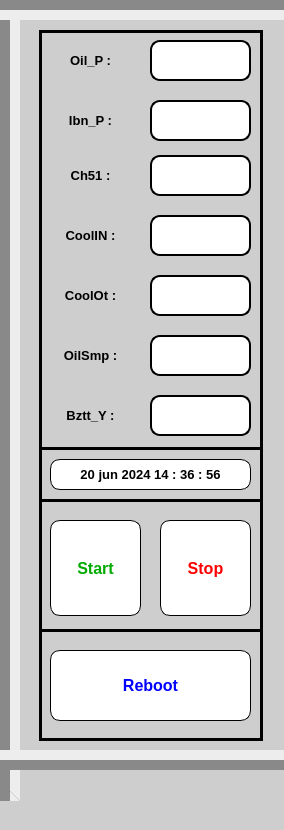
     <widget class="QWidget" name="widget" native="true">
      <property name="minimumSize">
       <size>
        <width>284</width>
        <height>604</height>
       </size>
      </property>
      <property name="maximumSize">
       <size>
        <width>284</width>
        <height>16777215</height>
       </size>
      </property>
      <property name="font">
       <font>
        <family>Arial</family>
        <pointsize>18</pointsize>
        <weight>75</weight>
        <bold>true</bold>
       </font>
      </property>
      <property name="styleSheet">
       <string notr="true">background-color: rgb(206, 206, 206);</string>
      </property>
      <widget class="Line" name="line_2">
       <property name="geometry">
        <rect>
         <x>-20</x>
         <y>0</y>
         <width>331</width>
         <height>20</height>
        </rect>
       </property>
       <property name="styleSheet">
        <string notr="true"/>
       </property>
       <property name="lineWidth">
        <number>10</number>
       </property>
       <property name="orientation">
        <enum>Qt::Horizontal</enum>
       </property>
      </widget>
      <widget class="Line" name="line_4">
       <property name="geometry">
        <rect>
         <x>0</x>
         <y>-20</y>
         <width>20</width>
         <height>821</height>
        </rect>
       </property>
       <property name="frameShadow">
        <enum>QFrame::Sunken</enum>
       </property>
       <property name="lineWidth">
        <number>10</number>
       </property>
       <property name="orientation">
        <enum>Qt::Vertical</enum>
       </property>
      </widget>
      <widget class="Line" name="line_11">
       <property name="geometry">
        <rect>
         <x>-20</x>
         <y>750</y>
         <width>331</width>
         <height>20</height>
        </rect>
       </property>
       <property name="styleSheet">
        <string notr="true"/>
       </property>
       <property name="frameShadow">
        <enum>QFrame::Raised</enum>
       </property>
       <property name="lineWidth">
        <number>10</number>
       </property>
       <property name="orientation">
        <enum>Qt::Horizontal</enum>
       </property>
      </widget>
      <widget class="QLineEdit" name="lineEdit">
       <property name="geometry">
        <rect>
         <x>150</x>
         <y>40</y>
         <width>101</width>
         <height>41</height>
        </rect>
       </property>
       <property name="font">
        <font>
         <family>Arial</family>
         <pointsize>18</pointsize>
         <weight>75</weight>
         <bold>true</bold>
        </font>
       </property>
       <property name="styleSheet">
        <string notr="true">#lineEdit{
background-color: rgb(255, 255, 255);
border: 2px solid black;
border-radius:10px;
}
#lineEdit:hover{
border: 2px solid white;
}</string>
       </property>
       <property name="alignment">
        <set>Qt::AlignCenter</set>
       </property>
      </widget>
      <widget class="QLabel" name="label_20">
       <property name="geometry">
        <rect>
         <x>50</x>
         <y>45</y>
         <width>81</width>
         <height>31</height>
        </rect>
       </property>
       <property name="maximumSize">
        <size>
         <width>16777215</width>
         <height>40</height>
        </size>
       </property>
       <property name="font">
        <font>
         <family>Arial</family>
         <pointsize>10</pointsize>
         <weight>75</weight>
         <bold>true</bold>
        </font>
       </property>
       <property name="styleSheet">
        <string notr="true">color: rgb(0, 0, 0);


</string>
       </property>
       <property name="text">
        <string>Oil_P :</string>
       </property>
       <property name="alignment">
        <set>Qt::AlignCenter</set>
       </property>
      </widget>
      <widget class="QLineEdit" name="lineEdit_2">
       <property name="geometry">
        <rect>
         <x>150</x>
         <y>100</y>
         <width>101</width>
         <height>41</height>
        </rect>
       </property>
       <property name="font">
        <font>
         <family>Arial</family>
         <pointsize>18</pointsize>
         <weight>75</weight>
         <bold>true</bold>
        </font>
       </property>
       <property name="styleSheet">
        <string notr="true">#lineEdit_2{
background-color: rgb(255, 255, 255);
border: 2px solid black;
border-radius:10px;
}
#lineEdit_2:hover{
border: 2px solid white;
}</string>
       </property>
       <property name="alignment">
        <set>Qt::AlignCenter</set>
       </property>
      </widget>
      <widget class="QLabel" name="label_21">
       <property name="geometry">
        <rect>
         <x>50</x>
         <y>105</y>
         <width>81</width>
         <height>31</height>
        </rect>
       </property>
       <property name="maximumSize">
        <size>
         <width>16777215</width>
         <height>40</height>
        </size>
       </property>
       <property name="font">
        <font>
         <family>Arial</family>
         <pointsize>10</pointsize>
         <weight>75</weight>
         <bold>true</bold>
        </font>
       </property>
       <property name="styleSheet">
        <string notr="true">color: rgb(0, 0, 0);


</string>
       </property>
       <property name="text">
        <string>Ibn_P :</string>
       </property>
       <property name="alignment">
        <set>Qt::AlignCenter</set>
       </property>
      </widget>
      <widget class="QLabel" name="label_22">
       <property name="geometry">
        <rect>
         <x>50</x>
         <y>160</y>
         <width>81</width>
         <height>31</height>
        </rect>
       </property>
       <property name="maximumSize">
        <size>
         <width>16777215</width>
         <height>40</height>
        </size>
       </property>
       <property name="font">
        <font>
         <family>Arial</family>
         <pointsize>10</pointsize>
         <weight>75</weight>
         <bold>true</bold>
        </font>
       </property>
       <property name="styleSheet">
        <string notr="true">color: rgb(0, 0, 0);


</string>
       </property>
       <property name="text">
        <string>Ch51 :</string>
       </property>
       <property name="alignment">
        <set>Qt::AlignCenter</set>
       </property>
      </widget>
      <widget class="QLineEdit" name="lineEdit_3">
       <property name="geometry">
        <rect>
         <x>150</x>
         <y>155</y>
         <width>101</width>
         <height>41</height>
        </rect>
       </property>
       <property name="font">
        <font>
         <family>Arial</family>
         <pointsize>18</pointsize>
         <weight>75</weight>
         <bold>true</bold>
        </font>
       </property>
       <property name="styleSheet">
        <string notr="true">#lineEdit_3{
background-color: rgb(255, 255, 255);
border: 2px solid black;
border-radius:10px;
}
#lineEdit_3:hover{
border: 2px solid white;
}</string>
       </property>
       <property name="alignment">
        <set>Qt::AlignCenter</set>
       </property>
      </widget>
      <widget class="QLabel" name="label_30">
       <property name="geometry">
        <rect>
         <x>50</x>
         <y>220</y>
         <width>81</width>
         <height>31</height>
        </rect>
       </property>
       <property name="maximumSize">
        <size>
         <width>16777215</width>
         <height>40</height>
        </size>
       </property>
       <property name="font">
        <font>
         <family>Arial</family>
         <pointsize>10</pointsize>
         <weight>75</weight>
         <bold>true</bold>
        </font>
       </property>
       <property name="styleSheet">
        <string notr="true">color: rgb(0, 0, 0);


</string>
       </property>
       <property name="text">
        <string>CoolIN :</string>
       </property>
       <property name="alignment">
        <set>Qt::AlignCenter</set>
       </property>
      </widget>
      <widget class="QLineEdit" name="lineEdit_4">
       <property name="geometry">
        <rect>
         <x>150</x>
         <y>215</y>
         <width>101</width>
         <height>41</height>
        </rect>
       </property>
       <property name="font">
        <font>
         <family>Arial</family>
         <pointsize>18</pointsize>
         <weight>75</weight>
         <bold>true</bold>
        </font>
       </property>
       <property name="styleSheet">
        <string notr="true">#lineEdit_4{
	background-color: rgb(255, 255, 255);
border: 2px solid black;
border-radius:10px;
}
#lineEdit_4:hover{
border: 2px solid white;
}</string>
       </property>
       <property name="alignment">
        <set>Qt::AlignCenter</set>
       </property>
      </widget>
      <widget class="QLabel" name="label_31">
       <property name="geometry">
        <rect>
         <x>50</x>
         <y>280</y>
         <width>81</width>
         <height>31</height>
        </rect>
       </property>
       <property name="maximumSize">
        <size>
         <width>16777215</width>
         <height>40</height>
        </size>
       </property>
       <property name="font">
        <font>
         <family>Arial</family>
         <pointsize>10</pointsize>
         <weight>75</weight>
         <bold>true</bold>
        </font>
       </property>
       <property name="styleSheet">
        <string notr="true">color: rgb(0, 0, 0);


</string>
       </property>
       <property name="text">
        <string>CoolOt :</string>
       </property>
       <property name="alignment">
        <set>Qt::AlignCenter</set>
       </property>
      </widget>
      <widget class="QLineEdit" name="lineEdit_5">
       <property name="geometry">
        <rect>
         <x>150</x>
         <y>275</y>
         <width>101</width>
         <height>41</height>
        </rect>
       </property>
       <property name="font">
        <font>
         <family>Arial</family>
         <pointsize>18</pointsize>
         <weight>75</weight>
         <bold>true</bold>
        </font>
       </property>
       <property name="styleSheet">
        <string notr="true">#lineEdit_5{
background-color: rgb(255, 255, 255);
border: 2px solid black;
border-radius:10px;
}
#lineEdit_5:hover{
border: 2px solid white;
}</string>
       </property>
       <property name="alignment">
        <set>Qt::AlignCenter</set>
       </property>
      </widget>
      <widget class="QLabel" name="label_32">
       <property name="geometry">
        <rect>
         <x>50</x>
         <y>340</y>
         <width>81</width>
         <height>31</height>
        </rect>
       </property>
       <property name="maximumSize">
        <size>
         <width>16777215</width>
         <height>40</height>
        </size>
       </property>
       <property name="font">
        <font>
         <family>Arial</family>
         <pointsize>10</pointsize>
         <weight>75</weight>
         <bold>true</bold>
        </font>
       </property>
       <property name="styleSheet">
        <string notr="true">color: rgb(0, 0, 0);


</string>
       </property>
       <property name="text">
        <string>OilSmp :</string>
       </property>
       <property name="alignment">
        <set>Qt::AlignCenter</set>
       </property>
      </widget>
      <widget class="QLineEdit" name="lineEdit_6">
       <property name="geometry">
        <rect>
         <x>150</x>
         <y>335</y>
         <width>101</width>
         <height>41</height>
        </rect>
       </property>
       <property name="font">
        <font>
         <family>Arial</family>
         <pointsize>18</pointsize>
         <weight>75</weight>
         <bold>true</bold>
        </font>
       </property>
       <property name="styleSheet">
        <string notr="true">#lineEdit_6{
background-color: rgb(255, 255, 255);
border: 2px solid black;
border-radius:10px;
}
#lineEdit_6:hover{
border: 2px solid white;
}</string>
       </property>
       <property name="alignment">
        <set>Qt::AlignCenter</set>
       </property>
      </widget>
      <widget class="QLabel" name="label_33">
       <property name="geometry">
        <rect>
         <x>50</x>
         <y>400</y>
         <width>81</width>
         <height>31</height>
        </rect>
       </property>
       <property name="maximumSize">
        <size>
         <width>16777215</width>
         <height>40</height>
        </size>
       </property>
       <property name="font">
        <font>
         <family>Arial</family>
         <pointsize>10</pointsize>
         <weight>75</weight>
         <bold>true</bold>
        </font>
       </property>
       <property name="styleSheet">
        <string notr="true">color: rgb(0, 0, 0);


</string>
       </property>
       <property name="text">
        <string>Bztt_Y :</string>
       </property>
       <property name="alignment">
        <set>Qt::AlignCenter</set>
       </property>
      </widget>
      <widget class="QLineEdit" name="lineEdit_8">
       <property name="geometry">
        <rect>
         <x>150</x>
         <y>395</y>
         <width>101</width>
         <height>41</height>
        </rect>
       </property>
       <property name="font">
        <font>
         <family>Arial</family>
         <pointsize>18</pointsize>
         <weight>75</weight>
         <bold>true</bold>
        </font>
       </property>
       <property name="styleSheet">
        <string notr="true">#lineEdit_8{
background-color: rgb(255, 255, 255);
border: 2px solid black;
border-radius:10px;
}
#lineEdit_8:hover{
border: 2px solid white;
}</string>
       </property>
       <property name="alignment">
        <set>Qt::AlignCenter</set>
       </property>
      </widget>
      <widget class="QPushButton" name="pushButton_6">
       <property name="geometry">
        <rect>
         <x>50</x>
         <y>650</y>
         <width>201</width>
         <height>71</height>
        </rect>
       </property>
       <property name="font">
        <font>
         <family>Arial</family>
         <pointsize>12</pointsize>
         <weight>75</weight>
         <bold>true</bold>
        </font>
       </property>
       <property name="cursor">
        <cursorShape>PointingHandCursor</cursorShape>
       </property>
       <property name="styleSheet">
        <string notr="true">#pushButton_6{
color: rgb(0, 0, 255);
border-radius:10px;
background-color: rgb(255, 255, 255);
border: 1px solid black;
}
#pushButton_6:hover{
padding-left:5px;
border:1px solid blue;
}
#pushButton_6:pressed{
padding-bottom:5px;
}</string>
       </property>
       <property name="text">
        <string>Reboot</string>
       </property>
      </widget>
      <widget class="QPushButton" name="pushButton_7">
       <property name="geometry">
        <rect>
         <x>50</x>
         <y>520</y>
         <width>91</width>
         <height>96</height>
        </rect>
       </property>
       <property name="font">
        <font>
         <family>Arial</family>
         <pointsize>12</pointsize>
         <weight>75</weight>
         <bold>true</bold>
        </font>
       </property>
       <property name="cursor">
        <cursorShape>PointingHandCursor</cursorShape>
       </property>
       <property name="styleSheet">
        <string notr="true">#pushButton_7{
color: rgb(0, 170, 0);
border-radius:10px;
background-color: rgb(255, 255, 255);
border: 1px solid black;
}
#pushButton_7:hover{
padding-left:5px;
border:1px solid green;
}
#pushButton_7:pressed{
padding-bottom:5px;
}</string>
       </property>
       <property name="text">
        <string>Start</string>
       </property>
      </widget>
      <widget class="QPushButton" name="pushButton_8">
       <property name="geometry">
        <rect>
         <x>160</x>
         <y>520</y>
         <width>91</width>
         <height>96</height>
        </rect>
       </property>
       <property name="font">
        <font>
         <family>Arial</family>
         <pointsize>12</pointsize>
         <weight>75</weight>
         <bold>true</bold>
        </font>
       </property>
       <property name="cursor">
        <cursorShape>PointingHandCursor</cursorShape>
       </property>
       <property name="styleSheet">
        <string notr="true">#pushButton_8{
color: rgb(255, 0, 0);
border-radius:10px;
background-color: rgb(255, 255, 255);
border: 1px solid black;
}
#pushButton_8:hover{
padding-left:5px;
border:1px solid red;
}
#pushButton_8:pressed{
padding-bottom:5px;
}</string>
       </property>
       <property name="text">
        <string>Stop</string>
       </property>
      </widget>
      <widget class="QLabel" name="label_60">
       <property name="geometry">
        <rect>
         <x>50</x>
         <y>459</y>
         <width>201</width>
         <height>31</height>
        </rect>
       </property>
       <property name="font">
        <font>
         <family>Arial</family>
         <pointsize>10</pointsize>
         <weight>75</weight>
         <italic>false</italic>
         <bold>true</bold>
        </font>
       </property>
       <property name="cursor">
        <cursorShape>WhatsThisCursor</cursorShape>
       </property>
       <property name="styleSheet">
        <string notr="true"> border:None; border-radius: 10px; 
background-color: rgb(255, 255, 255);
color: rgb(0, 0, 0);
border: 1px solid black;</string>
       </property>
       <property name="text">
        <string>20 jun 2024 14 : 36 : 56</string>
       </property>
       <property name="alignment">
        <set>Qt::AlignCenter</set>
       </property>
      </widget>
      <widget class="Line" name="line_3">
       <property name="geometry">
        <rect>
         <x>30</x>
         <y>30</y>
         <width>20</width>
         <height>711</height>
        </rect>
       </property>
       <property name="frameShadow">
        <enum>QFrame::Plain</enum>
       </property>
       <property name="lineWidth">
        <number>3</number>
       </property>
       <property name="orientation">
        <enum>Qt::Vertical</enum>
       </property>
      </widget>
      <widget class="Line" name="line_5">
       <property name="geometry">
        <rect>
         <x>251</x>
         <y>30</y>
         <width>20</width>
         <height>711</height>
        </rect>
       </property>
       <property name="frameShadow">
        <enum>QFrame::Plain</enum>
       </property>
       <property name="lineWidth">
        <number>3</number>
       </property>
       <property name="orientation">
        <enum>Qt::Vertical</enum>
       </property>
      </widget>
      <widget class="Line" name="line_15">
       <property name="geometry">
        <rect>
         <x>42</x>
         <y>729</y>
         <width>218</width>
         <height>20</height>
        </rect>
       </property>
       <property name="frameShadow">
        <enum>QFrame::Plain</enum>
       </property>
       <property name="lineWidth">
        <number>3</number>
       </property>
       <property name="orientation">
        <enum>Qt::Horizontal</enum>
       </property>
      </widget>
      <widget class="Line" name="line_16">
       <property name="geometry">
        <rect>
         <x>42</x>
         <y>23</y>
         <width>218</width>
         <height>16</height>
        </rect>
       </property>
       <property name="frameShadow">
        <enum>QFrame::Plain</enum>
       </property>
       <property name="lineWidth">
        <number>3</number>
       </property>
       <property name="orientation">
        <enum>Qt::Horizontal</enum>
       </property>
      </widget>
      <widget class="Line" name="line_17">
       <property name="geometry">
        <rect>
         <x>42</x>
         <y>440</y>
         <width>218</width>
         <height>16</height>
        </rect>
       </property>
       <property name="frameShadow">
        <enum>QFrame::Plain</enum>
       </property>
       <property name="lineWidth">
        <number>3</number>
       </property>
       <property name="orientation">
        <enum>Qt::Horizontal</enum>
       </property>
      </widget>
      <widget class="Line" name="line_18">
       <property name="geometry">
        <rect>
         <x>42</x>
         <y>490</y>
         <width>218</width>
         <height>20</height>
        </rect>
       </property>
       <property name="frameShadow">
        <enum>QFrame::Plain</enum>
       </property>
       <property name="lineWidth">
        <number>3</number>
       </property>
       <property name="orientation">
        <enum>Qt::Horizontal</enum>
       </property>
      </widget>
      <widget class="Line" name="line_19">
       <property name="geometry">
        <rect>
         <x>42</x>
         <y>620</y>
         <width>218</width>
         <height>20</height>
        </rect>
       </property>
       <property name="frameShadow">
        <enum>QFrame::Plain</enum>
       </property>
       <property name="lineWidth">
        <number>3</number>
       </property>
       <property name="orientation">
        <enum>Qt::Horizontal</enum>
       </property>
      </widget>
      <zorder>line_4</zorder>
      <zorder>line_2</zorder>
      <zorder>line_11</zorder>
      <zorder>lineEdit</zorder>
      <zorder>label_20</zorder>
      <zorder>lineEdit_2</zorder>
      <zorder>label_21</zorder>
      <zorder>label_22</zorder>
      <zorder>lineEdit_3</zorder>
      <zorder>label_30</zorder>
      <zorder>lineEdit_4</zorder>
      <zorder>label_31</zorder>
      <zorder>lineEdit_5</zorder>
      <zorder>label_32</zorder>
      <zorder>lineEdit_6</zorder>
      <zorder>label_33</zorder>
      <zorder>lineEdit_8</zorder>
      <zorder>pushButton_6</zorder>
      <zorder>pushButton_7</zorder>
      <zorder>pushButton_8</zorder>
      <zorder>label_60</zorder>
      <zorder>line_3</zorder>
      <zorder>line_5</zorder>
      <zorder>line_15</zorder>
      <zorder>line_16</zorder>
      <zorder>line_17</zorder>
      <zorder>line_18</zorder>
      <zorder>line_19</zorder>
     </widget>
